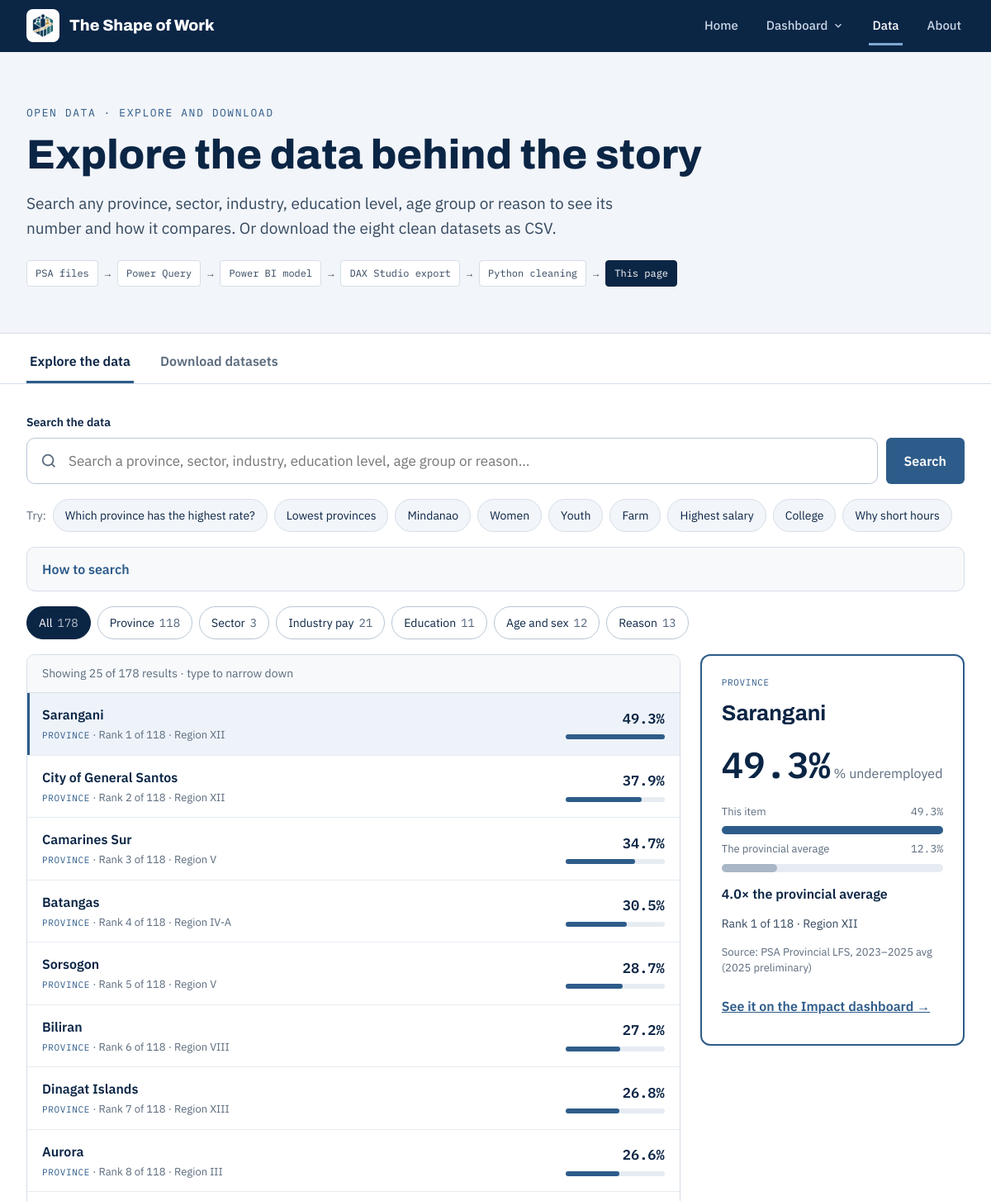
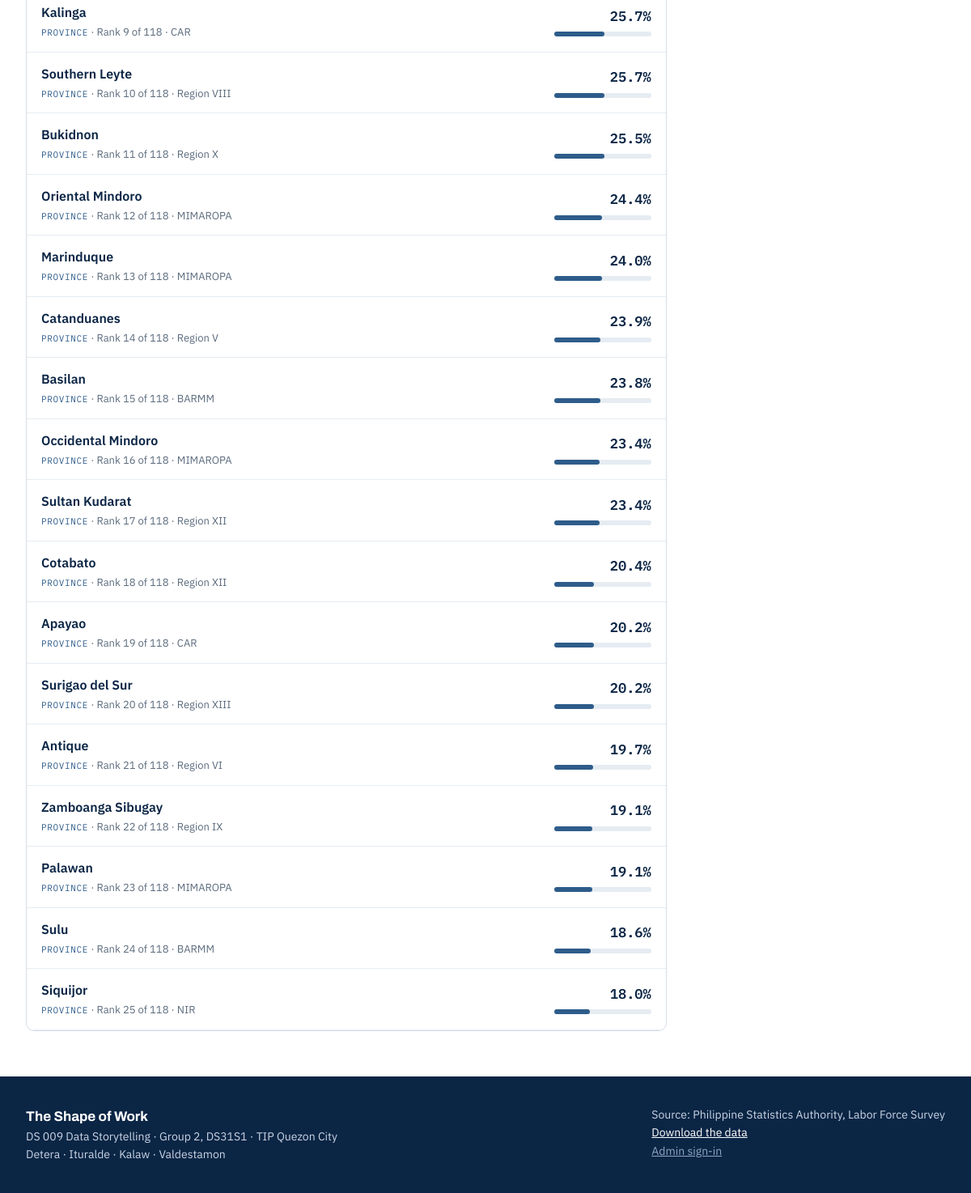
The app's page /data/ with its own data (2 pictures, top to bottom).
### datahub/models.py (models this page shows, shortened)
class ExploreItem(models.Model):
    CATEGORIES = [
        ("Province", "Province"),
        ("Sector", "Sector"),
        ("Industry pay", "Industry pay"),
        ("Education", "Education"),
        ("Age and sex", "Age and sex"),
        ("Reason", "Reason"),
    ]
    name = models.CharField(max_length=120)
    category = models.CharField(max_length=20, choices=CATEGORIES)
    value = models.FloatField()
    unit = models.CharField(max_length=30)
    context = models.CharField(max_length=160)
    average = models.FloatField()
    average_label = models.CharField(max_length=60)
    page_slug = models.CharField(max_length=30)
    source = models.CharField(max_length=160)
    keywords = models.TextField(blank=True)
    class Meta:
        ordering = ["id"]
    def formatted(self, number=None):
        number = self.value if number is None else number
        if self.unit == "PHP per day":
            return f"₱{number:,.2f}"
        if self.unit == "% of answers":
            return f"{number:.2f}%"
        return f"{number:.1f}%"
    def formatted_average(self):
        return self.formatted(self.average)
    def comparison(self):
        ratio = self.value / self.average if self.average else 1
        diff = self.value - self.average
        if self.unit == "PHP per day":
            if ratio >= 1:
                return f"{ratio:.1f}× the {self.average_label}"
            return f"{round((1 - ratio) * 100)}% below the {self.average_label}"
        if abs(diff) < 0.05:
            return f"About equal to the {self.average_label}"
        if ratio >= 1.5:
            return f"{ratio:.1f}× the {self.average_label}"
        direction = "above" if diff > 0 else "below"
        return f"{abs(diff):.1f} points {direction} the {self.average_label}"

### datahub/views.py (the view, shortened to what this page needs)
# urls.py: path("", views.data_page, name="data"),
def data_page(request):
    tab = request.GET.get("tab", "explore")
    context = {"tab": tab}
    query = request.GET.get("q", "").strip()
    category = request.GET.get("cat", "All")
    items = list(ExploreItem.objects.all())
    hits, read_as = run_search(items, query, category)
    counts = {}
    for item in items:
        counts[item.category] = counts.get(item.category, 0) + 1
    chips = [{"label": "All", "count": len(items), "on": category == "All",
              "url": "?" + urlencode({"q": query, "cat": "All"})}]
    for value, label in ExploreItem.CATEGORIES:
        chips.append({"label": label, "count": counts.get(value, 0), "on": category == value,
                      "url": "?" + urlencode({"q": query, "cat": value})})
    largest = {}
    for item in items:
        largest[item.category] = max(largest.get(item.category, 0), item.value, item.average)
    shown = hits[:MAX_RESULTS]
    selected_id = request.GET.get("sel")
    selected = next((h for h in hits if str(h.id) == selected_id), hits[0] if hits else None)
    results = []
    for item in shown:
        results.append({
            "item": item,
            "bar": max(2, round(item.value / largest[item.category] * 100)),
            "url": "?" + urlencode({"q": query, "cat": category, "sel": item.id}),
            "on": selected is not None and item.id == selected.id,
        })
    if hits:
        count_text = f"Showing {len(shown)} of {len(hits)} results"
        if len(hits) > MAX_RESULTS:
            count_text += " · type to narrow down"
    else:
        count_text = "0 results"
    context.update({
        "query": query,
        "category": category,
        "chips": chips,
        "examples": [{"text": e, "url": "?" + urlencode({"q": e})} for e in EXAMPLES],
        "results": results,
        "count_text": count_text,
        "read_as": read_as,
        "selected": selected,
        "selected_bar": max(2, round(selected.value / largest[selected.category] * 100)) if selected else 0,
        "average_bar": max(2, round(selected.average / largest[selected.category] * 100)) if selected else 0,
        "total_items": len(items),
    })
    return render(request, "datahub/data.html", context)

### dashboard/context_processors.py (called while the page is built)
def dashboard_nav(request):
    return {"nav_pages": PowerBIPage.objects.all(), "is_live": settings.IS_VERCEL}

### datahub/search.py (called while the page is built, shortened)
def normalize(text):
    text = (text or "").lower().replace("–", "-").replace("—", "-")
    return re.sub(r"[?!.,]", " ", text)

def run_search(items, query, chosen_category="All"):
    words = [w for w in normalize(query).split() if w]
    sort_direction = 0
    implied_category = None
    terms = []
    category = chosen_category if chosen_category != "All" else implied_category
    def matches(item):
        if category and item.category != category:
            return False
        haystack = normalize(f"{item.name} {item.category} {item.context} {item.keywords}")
        haystack_words = re.split(r"[\s,;/()]+", haystack)
        return all(any(w.startswith(t) for w in haystack_words) for t in terms)
    hits = [item for item in items if matches(item)]
    if sort_direction:
        hits.sort(key=lambda item: item.value, reverse=(sort_direction < 0))
    read_as = ""
    return hits, read_as

### templates/datahub/data.html (shortened to what this page needs)
{% extends "base.html" %}
{% block content %}
<section class="page-head">
  <div class="wrap">
    <p class="eyebrow">Open data · explore and download</p>
    <h1>Explore the data behind the story</h1>
    <p class="lead">Search any province, sector, industry, education level, age group or reason to see its number and how it compares. Or download the eight clean datasets as CSV.</p>
    <div class="pipeline" aria-label="How the data was prepared">
      <span class="step">PSA files</span><span aria-hidden="true">→</span>
      <span class="step">Power Query</span><span aria-hidden="true">→</span>
      <span class="step">Power BI model</span><span aria-hidden="true">→</span>
      <span class="step">DAX Studio export</span><span aria-hidden="true">→</span>
      <span class="step">Python cleaning</span><span aria-hidden="true">→</span>
      <span class="step end">This page</span>
    </div>
  </div>
</section>
<nav class="tabs" aria-label="Data views">
  <div class="wrap">
    <a class="tab {% if tab != 'download' %}on{% endif %}" href="?tab=explore">Explore the data</a>
    <a class="tab {% if tab == 'download' %}on{% endif %}" href="?tab=download">Download datasets</a>
  </div>
</nav>
{% if tab == 'download' %}
<section class="section">
  <div class="wrap stack">
    <h2 class="section-title" style="font-size:24px">Choose a dataset</h2>
    <div id="download-live" class="stack">
    <div class="ds-grid">
      {% for ds in datasets %}
        <a class="ds {% if current and ds.pk == current.pk %}on{% endif %}" href="?tab=download&ds={{ ds.slug }}" data-live="list">
          <span class="t">{{ ds.tag }}</span>
          <span class="n">{{ ds.name }}</span>
          <span class="m">{{ ds.row_count }} rows · {{ ds.coverage }}</span>
        </a>
      {% empty %}
        <p class="muted">No datasets yet. Run <code>python manage.py prepare_data</code>.</p>
      {% endfor %}
    </div>
    {% if current %}
      <div class="panel">
        <div class="panel-head">
          <div class="stack" style="gap:4px">
            <span class="display" style="font-size:22px;font-weight:700">{{ current.name }}</span>
            <span class="muted small">{{ current.description }}</span>
          </div>
          <a class="btn btn-solid" href="{% url 'datahub:download' current.slug %}">
            <svg width="18" height="18" viewBox="0 0 24 24" fill="none" stroke="currentColor" stroke-width="2" aria-hidden="true"><path d="M12 4v11M7 10l5 5 5-5M5 20h14"/></svg>
            Download CSV
          </a>
        </div>
        <div class="table-scroll">
          <table class="data">
            <thead><tr>{% for col in columns %}<th scope="col">{{ col }}</th>{% endfor %}</tr></thead>
            <tbody>
              {% for row in rows %}<tr>{% for cell in row %}<td>{{ cell }}</td>{% endfor %}</tr>{% endfor %}
            </tbody>
          </table>
        </div>
        {% if current.dictionary_rows %}
          <details class="dict">
            <summary>Data dictionary</summary>
            <table class="data">
              <thead><tr><th scope="col">Column</th><th scope="col">Meaning</th></tr></thead>
              <tbody>{% for col, meaning in current.dictionary_rows %}<tr><td><strong>{{ col }}</strong></td><td style="white-space:normal">{{ meaning }}</td></tr>{% endfor %}</tbody>
            </table>
          </details>
        {% endif %}
        <div class="panel-foot">
          <span>Showing the first {{ rows|length }} of {{ current.row_count }} rows · Source: {{ current.source }}</span>
          <span>Coverage: {{ current.coverage }}</span>
        </div>
      </div>
    {% endif %}
    </div>
  </div>
</section>
{% else %}
<section class="section" style="padding-top:36px">
  <div class="wrap stack" style="gap:18px">
    <form class="search-form" method="get" action="">
      <label for="q" style="font-size:14px;font-weight:600">Search the data</label>
      <div class="search-box">
        <input class="search-input" id="q" type="search" name="q" value="{{ query }}" placeholder="Search a province, sector, industry, education level, age group or reason…">
        <button class="btn btn-solid" type="submit" style="min-height:56px">Search</button>
      </div>
    </form>
    <div class="chips">
      <span class="muted small">Try:</span>
      {% for ex in examples %}<a class="chip soft" href="{{ ex.url }}" data-live="list">{{ ex.text }}</a>{% endfor %}
    </div>
    <details class="help">
      <summary>How to search</summary>
    </details>
    <div id="explore-live" class="stack" style="gap:18px">
    <div class="chips">
      {% for chip in chips %}<a class="chip {% if chip.on %}on{% endif %}" href="{{ chip.url }}" data-live="list">{{ chip.label }} <span class="n">{{ chip.count }}</span></a>{% endfor %}
    </div>
    <div class="explore">
      <div class="results">
        <div class="results-head">
          <span>{{ count_text }}</span>
        </div>
        {% for r in results %}
          <a class="res {% if r.on %}on{% endif %}" href="{{ r.url }}" data-live="detail">
            <span style="display:flex;flex-direction:column;gap:3px;min-width:0">
              <span class="res-name">{{ r.item.name }}</span>
              <span class="res-ctx"><span class="res-cat">{{ r.item.category }}</span> · {{ r.item.context }}</span>
            </span>
            <span class="res-val">
              <span class="v">{{ r.item.formatted }}</span>
              <span class="bar"><span style="width:{{ r.bar }}%"></span></span>
            </span>
          </a>
        {% empty %}
          <div class="empty">No matches in our data. This search covers provinces and cities, the three sectors, industry pay, education levels, age and sex groups, and reasons for short hours. Try a shorter word, check the spelling, or <a href="?tab=explore" data-live="list">clear the search</a>.</div>
        {% endfor %}
      </div>
      {% if selected %}
        <aside class="detail" id="detail" aria-label="Selected item">
          <span class="res-cat">{{ selected.category }}</span>
          <h2>{{ selected.name }}</h2>
          <div><span class="big">{{ selected.formatted }}</span> <span class="muted">{{ selected.unit }}</span></div>
          <div class="stack" style="gap:8px">
            <div class="row-between tiny muted"><span>This item</span><span class="mono">{{ selected.formatted }}</span></div>
            <span class="bar big"><span style="width:{{ selected_bar }}%"></span></span>
            <div class="row-between tiny muted"><span>The {{ selected.average_label }}</span><span class="mono">{{ selected.formatted_average }}</span></div>
            <span class="bar big grey"><span style="width:{{ average_bar }}%"></span></span>
          </div>
          <p class="cmp">{{ selected.comparison }}</p>
          <p class="small" style="color:#33475E">{{ selected.context }}</p>
          <p class="tiny muted">Source: {{ selected.source }}</p>
          <a class="link-strong" href="{% url 'dashboard:page' selected.page_slug %}">See it on the {{ selected.page_slug|title }} dashboard →</a>
        </aside>
      {% endif %}
    </div>
    </div>
  </div>
</section>
{% endif %}
{% endblock %}

### records on screen
ExploreItem: item.name "Sarangani", item.category "PROVINCE", item.context "Rank 1 of 118 · Region XII", item.formatted "49.3%", {{ r.bar }} 100 (drawn), category "PROVINCE", name "Sarangani", formatted "49.3%", unit "% underemployed", average_label "provincial average", formatted_average "12.3%", comparison "4.0× the provincial average", context "Rank 1 of 118 · Region XII", source "PSA Provincial LFS, 2023–2025 avg (2025 preliminary)", page_slug "Impact"
ExploreItem: item.name "City of General Santos", item.category "PROVINCE", item.context "Rank 2 of 118 · Region XII", item.formatted "37.9%", {{ r.bar }} 77 (drawn)
ExploreItem: item.name "Camarines Sur", item.category "PROVINCE", item.context "Rank 3 of 118 · Region V", item.formatted "34.7%", {{ r.bar }} 70 (drawn)
ExploreItem: item.name "Batangas", item.category "PROVINCE", item.context "Rank 4 of 118 · Region IV-A", item.formatted "30.5%", {{ r.bar }} 62 (drawn)
ExploreItem: item.name "Sorsogon", item.category "PROVINCE", item.context "Rank 5 of 118 · Region V", item.formatted "28.7%", {{ r.bar }} 58 (drawn)
ExploreItem: item.name "Biliran", item.category "PROVINCE", item.context "Rank 6 of 118 · Region VIII", item.formatted "27.2%", {{ r.bar }} 55 (drawn)
ExploreItem: item.name "Dinagat Islands", item.category "PROVINCE", item.context "Rank 7 of 118 · Region XIII", item.formatted "26.8%", {{ r.bar }} 54 (drawn)
ExploreItem: item.name "Aurora", item.category "PROVINCE", item.context "Rank 8 of 118 · Region III", item.formatted "26.6%", {{ r.bar }} 54 (drawn)
ExploreItem: item.name "Kalinga", item.category "PROVINCE", item.context "Rank 9 of 118 · CAR", item.formatted "25.7%", {{ r.bar }} 52 (drawn)
ExploreItem: item.name "Southern Leyte", item.category "PROVINCE", item.context "Rank 10 of 118 · Region VIII", item.formatted "25.7%", {{ r.bar }} 52 (drawn)
ExploreItem: item.name "Bukidnon", item.category "PROVINCE", item.context "Rank 11 of 118 · Region X", item.formatted "25.5%", {{ r.bar }} 52 (drawn)
ExploreItem: item.name "Oriental Mindoro", item.category "PROVINCE", item.context "Rank 12 of 118 · MIMAROPA", item.formatted "24.4%", {{ r.bar }} 49 (drawn)
ExploreItem: item.name "Marinduque", item.category "PROVINCE", item.context "Rank 13 of 118 · MIMAROPA", item.formatted "24.0%", {{ r.bar }} 49 (drawn)
ExploreItem: item.name "Catanduanes", item.category "PROVINCE", item.context "Rank 14 of 118 · Region V", item.formatted "23.9%", {{ r.bar }} 48 (drawn)
ExploreItem: item.name "Basilan", item.category "PROVINCE", item.context "Rank 15 of 118 · BARMM", item.formatted "23.8%", {{ r.bar }} 48 (drawn)
ExploreItem: item.name "Occidental Mindoro", item.category "PROVINCE", item.context "Rank 16 of 118 · MIMAROPA", item.formatted "23.4%", {{ r.bar }} 47 (drawn)
ExploreItem: item.name "Sultan Kudarat", item.category "PROVINCE", item.context "Rank 17 of 118 · Region XII", item.formatted "23.4%", {{ r.bar }} 47 (drawn)
ExploreItem: item.name "Cotabato", item.category "PROVINCE", item.context "Rank 18 of 118 · Region XII", item.formatted "20.4%", {{ r.bar }} 41 (drawn)
ExploreItem: item.name "Apayao", item.category "PROVINCE", item.context "Rank 19 of 118 · CAR", item.formatted "20.2%", {{ r.bar }} 41 (drawn)
ExploreItem: item.name "Surigao del Sur", item.category "PROVINCE", item.context "Rank 20 of 118 · Region XIII", item.formatted "20.2%", {{ r.bar }} 41 (drawn)
ExploreItem: item.name "Antique", item.category "PROVINCE", item.context "Rank 21 of 118 · Region VI", item.formatted "19.7%", {{ r.bar }} 40 (drawn)
ExploreItem: item.name "Zamboanga Sibugay", item.category "PROVINCE", item.context "Rank 22 of 118 · Region IX", item.formatted "19.1%", {{ r.bar }} 39 (drawn)
ExploreItem: item.name "Palawan", item.category "PROVINCE", item.context "Rank 23 of 118 · MIMAROPA", item.formatted "19.1%", {{ r.bar }} 39 (drawn)
ExploreItem: item.name "Sulu", item.category "PROVINCE", item.context "Rank 24 of 118 · BARMM", item.formatted "18.6%", {{ r.bar }} 38 (drawn)
ExploreItem: item.name "Siquijor", item.category "PROVINCE", item.context "Rank 25 of 118 · NIR", item.formatted "18.0%", {{ r.bar }} 37 (drawn)

### other values on screen
{{ ex.text }} "Which province has the highest rate?" "Lowest provinces" "Mindanao" "Women" "Youth" "Farm" "Highest salary" "College" "Why short hours"
{{ chip.label }} "All" "Province" "Sector" "Industry pay" "Education" "Age and sex" "Reason"
{{ chip.count }} "178" "118" "3" "21" "11" "12" "13"
{{ count_text }} "Showing 25 of 178 results · type to narrow down"
